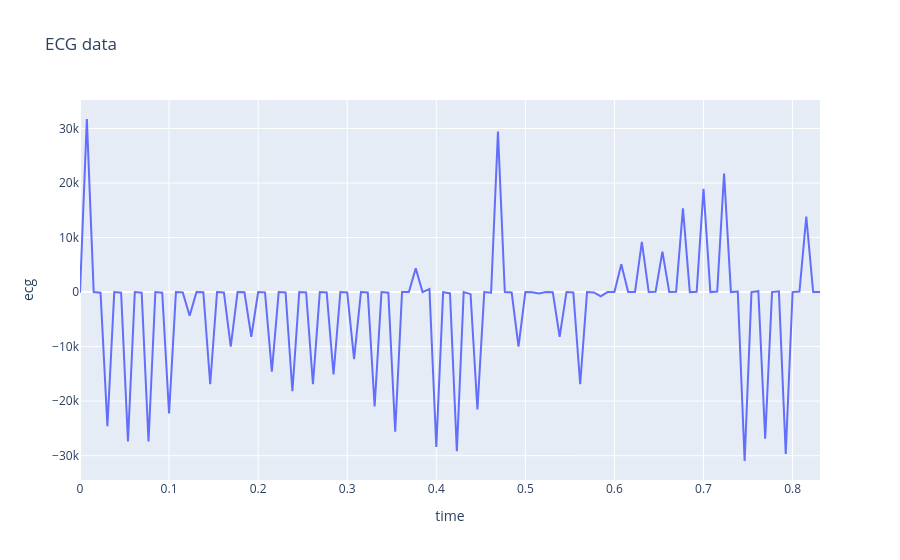

Notebook code for this chart:
### Code cell
px.line(ecg_data,
        x = "time",
        y = "ecg",
        title = "ECG data")
